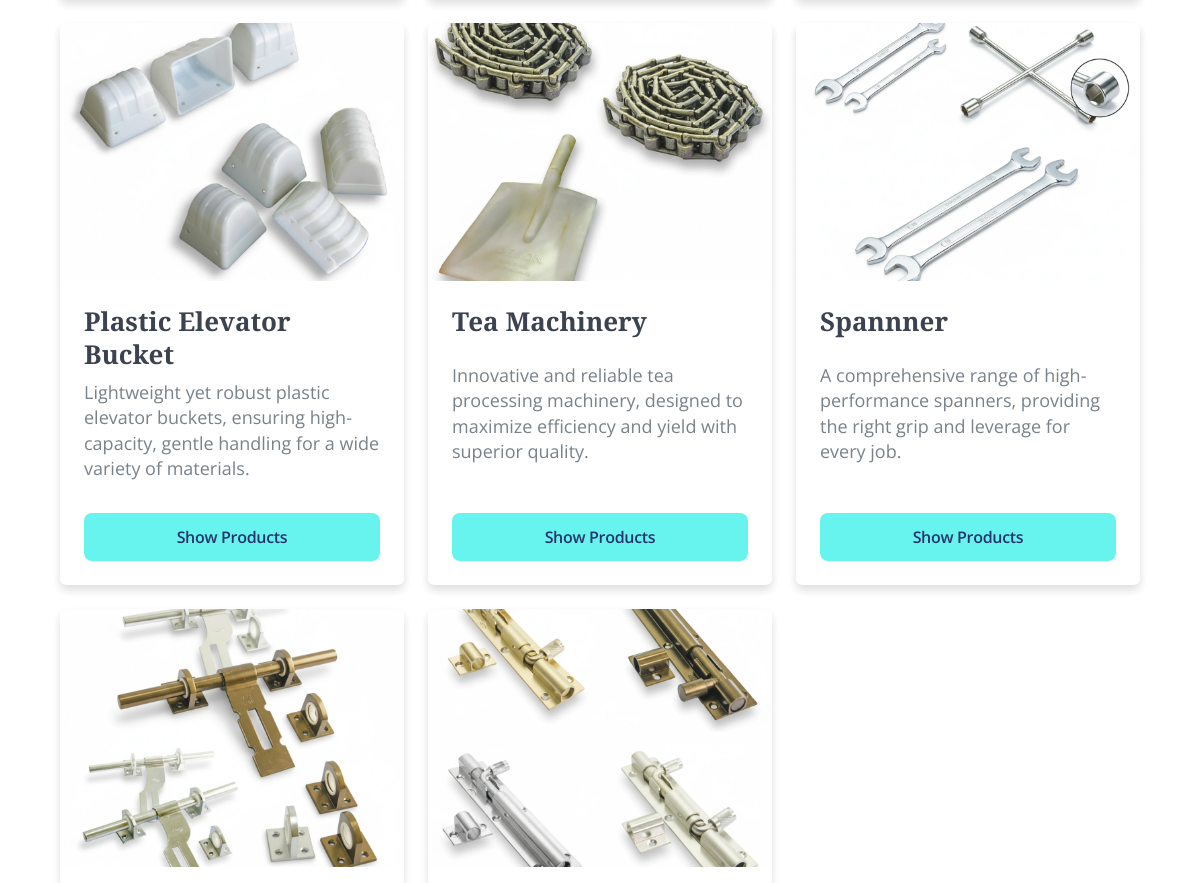
/products/ (middle part), run on an earlier commit of the app's database.
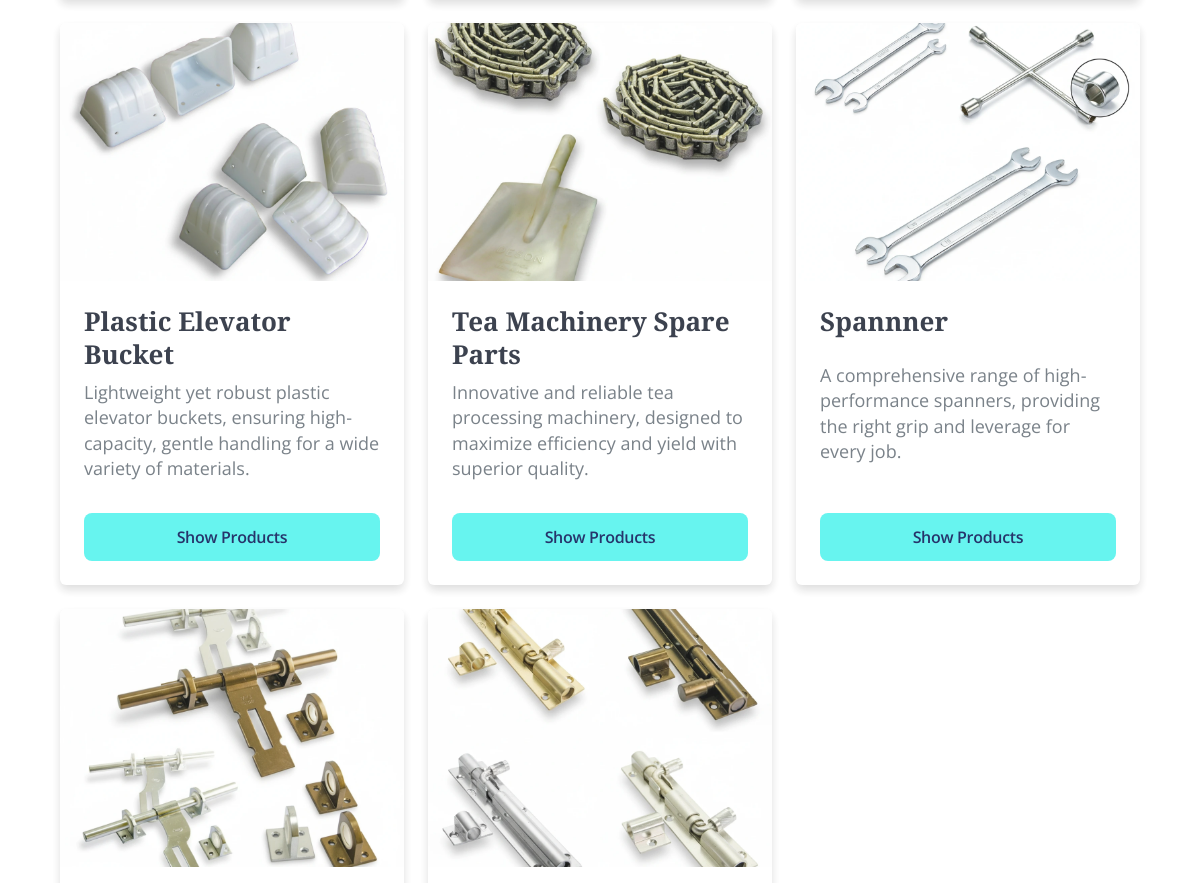
And on a later commit of the database.
### gipl_app/models.py (models this page shows, shortened)
class ProductCategory(models.Model):
    name = models.CharField(max_length=100)
    slug = models.SlugField(unique=True, blank=True)
    subdomain_prefix = models.CharField(
        max_length=50,
        unique=True,
        blank=True,
        null=True,
        help_text="Type the subdomain here. e.g., 'stationary' for stationary.gitanshuimpex.com"
    )
    image = models.ImageField(upload_to='category_images/', blank=True, null=True)
    description = models.TextField(blank=True, null=True)
    class Meta:
        verbose_name_plural = "Product Categories"

### gipl_app/views.py (the view)
# urls.py: path('products/', views.products, name='products'),
def products(request):
    if hasattr(request, 'subdomain') and request.subdomain:
        categories = ProductCategory.objects.filter(subdomain_prefix=request.subdomain)
    else:
        categories = ProductCategory.objects.all()
    return render(request, 'gipl_app/products.html', {'categories': categories})

### gipl_app/context_processors.py (called while the page is built)
def inquiry_form_context(request):
    return {'form': InquiryForm()}

### gipl_app/templates/gipl_app/products.html (shortened to what this page needs)
{% extends "gipl_app/base.html" %}
{% load static %}
{% block content %}
<section class="py-5">
  <div class="container px-4 px-md-5">
    <div class="row g-4">
      {% for category in categories %}
      <div class="col-12 col-md-6 col-lg-4">
        <div class="card border-0 category-card h-100 rounded">
          {% if category.image %}
          <div class="category-img-wrapper">
            <img src="{{ category.image.url }}" alt="{{ category.name }}" class="img-fluid object-fit-cover w-100 rounded-top" style="aspect-ratio: 4/3;">
          </div>
          {% endif %}
          <div class="card-body p-4 d-flex flex-column justify-content-between">
            <h5 class="mb-2">{{ category.name }}</h5>
            <p class="text-muted">{{ category.description|truncatewords:30 }}</p>
            <a href="{% url 'category_detail' category.slug %}" class="btn btn-primary mt-3">Show Products</a>
          </div>
        </div>
      </div>
      {% endfor %}
    </div>
  </div>
</section>
{% endblock %}

### gipl_app/templates/gipl_app/base.html (shortened to what this page needs)
<!doctype html>
<html lang="en">
<head>
  {% load static %}
  <link href="https://cdn.jsdelivr.net/npm/bootstrap@5.2.3/dist/css/bootstrap.min.css" rel="stylesheet"
>
  <link rel="stylesheet" href="https://cdn.jsdelivr.net/npm/bootstrap-icons@1.10.5/font/bootstrap-icons.css">
  <link rel="stylesheet" href="https://cdn.jsdelivr.net/npm/swiper@11.0.5/swiper-bundle.min.css" />
  <link rel="stylesheet" href="{% static 'css/style.css' %}">
  <link rel="stylesheet" href="{% static 'css/carousel.css' %}">
  <link rel="stylesheet" href="{% static 'css/hamburger.css' %}">
  <link rel="stylesheet" href="{% static 'css/whowearecard.css' %}">
  <link rel="stylesheet" href="{% static 'css/categorycard.css' %}">
  <link rel="stylesheet" href="{% static 'css/global_presence.css' %}">
  <link rel="stylesheet" href="{% static 'css/globalpresence.css' %}">
  <link rel="stylesheet" href="{% static 'css/about.css' %}">
  <link rel="stylesheet" href="{% static 'css/products.css' %}">
</head>
<body>
  <div class="container">
    {% block content %}{% endblock %}
  </div>
</body>
</html>

### static/css/style.css (style rules this page uses)
:root { --h1-size: 64px; --h2-size: 44px; --h3-size: 40px; --h4-size: 34px; --h5-size: 26px; --h6-size: 22px; --p-size: 18px; --h1-line: 1.2; --h2-line: 1.2; --h3-line: 1.2; --h4-line: 1.3; --h5-line: 1.3; --h6-line: 1.3; --p-line: 1.4; --heading-font: 'Playfair Display', serif; --body-font: 'Open Sans', sans-serif; --heading-color: #111827; --text-color: #333333; --cta-text: #333333; --border-color: #E5E7EB; --button-color: #57F3EE; --button-hover-color: #a0f8f5; --muted-gold: #D2B450; --dark-navy: #0F1F5B; --soft-gray: #F5F5F5; }
body { font-family: var(--body-font); color: var(--text-color); font-size: var(--p-size); line-height: var(--p-line); margin: 0; padding: 0; opacity: .90; }
h1, h2, h3, h4, h5, h6, .nav-link { font-family: var(--heading-font); color: var(--heading-color); font-weight: 600; opacity: 0.9; }
h5 { font-size: var(--h5-size); line-height: var(--h5-line); }
.btn-primary { background-color: var(--button-color); color: var(--dark-navy); padding: 12px 24px; border: none; border-radius: 8px; text-decoration: none; transition: all 0.3s ease-in-out; box-shadow: 0 0 0 rgba(0, 0, 0, 0); display: inline-block; position: relative; overflow: hidden; font-weight: 600; letter-spacing: -0.3px; }
@media (min-width: 1200px) { h5 { font-size: var(--h5-size); } }
@media (min-width: 1200px) { p { font-size: var(--p-size); } }
.container { max-width: 1920px; padding-left: 0rem; padding-right: 0rem; margin-left: auto; margin-right: auto; }

### static/css/whowearecard.css (style rules this page uses)
.object-fit-cover { object-fit: cover; }
.card { transition: transform 0.3s ease, box-shadow 0.3s ease; border-radius: 8px; box-shadow: 0 2.5px 10px rgba(0, 0, 0, 0.15); }

### static/css/global_presence.css (style rules this page uses)
* { box-sizing: border-box; }

### static/css/about.css (style rules this page uses)
.row, .container, section { margin: 0 !important; padding: 0; }

### static/css/products.css (style rules this page uses)
.category-card { border-radius: 10px; overflow: hidden; background-color: #fff; transition: transform 0.3s ease, box-shadow 0.3s ease, border-left 0.3s ease; min-height: 260px; box-shadow: 0 5px 10px rgba(0, 0, 0, 0.15); }

What changed in the data, as far as the page shows it:
changed ProductCategory: name "Tea Machinery" → "Tea Machinery Spare Parts"
